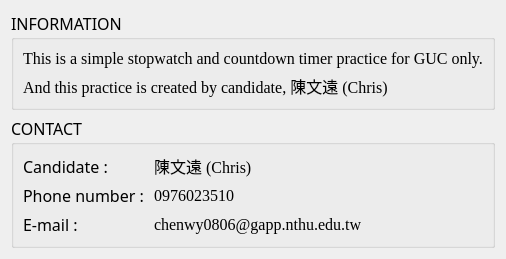
<?xml version="1.0" encoding="UTF-8"?>
<ui version="4.0">
 <class>Form</class>
 <widget class="QWidget" name="Form">
  <property name="geometry">
   <rect>
    <x>0</x>
    <y>0</y>
    <width>470</width>
    <height>229</height>
   </rect>
  </property>
  <property name="windowTitle">
   <string>About</string>
  </property>
  <layout class="QVBoxLayout" name="verticalLayout_2">
   <item>
    <widget class="QGroupBox" name="groupBox">
     <property name="font">
      <font>
       <family>Franklin Gothic Demi</family>
       <pointsize>12</pointsize>
      </font>
     </property>
     <property name="title">
      <string>INFORMATION</string>
     </property>
     <layout class="QVBoxLayout" name="verticalLayout">
      <item>
       <widget class="QLabel" name="label">
        <property name="font">
         <font>
          <family>Times New Roman</family>
          <pointsize>12</pointsize>
         </font>
        </property>
        <property name="text">
         <string>This is a simple stopwatch and countdown timer practice for GUC only.</string>
        </property>
       </widget>
      </item>
      <item>
       <widget class="QLabel" name="label_8">
        <property name="font">
         <font>
          <family>Times New Roman</family>
          <pointsize>12</pointsize>
         </font>
        </property>
        <property name="text">
         <string>And this practice is created by candidate, 陳文遠 (Chris)</string>
        </property>
       </widget>
      </item>
     </layout>
    </widget>
   </item>
   <item>
    <widget class="QGroupBox" name="groupBox_2">
     <property name="font">
      <font>
       <family>Franklin Gothic Demi</family>
       <pointsize>12</pointsize>
      </font>
     </property>
     <property name="title">
      <string>CONTACT</string>
     </property>
     <layout class="QFormLayout" name="formLayout">
      <item row="0" column="0">
       <widget class="QLabel" name="label_2">
        <property name="text">
         <string>Candidate : </string>
        </property>
       </widget>
      </item>
      <item row="0" column="1">
       <widget class="QLabel" name="label_5">
        <property name="font">
         <font>
          <family>Times New Roman</family>
          <pointsize>12</pointsize>
         </font>
        </property>
        <property name="text">
         <string>陳文遠 (Chris)</string>
        </property>
       </widget>
      </item>
      <item row="1" column="0">
       <widget class="QLabel" name="label_3">
        <property name="text">
         <string>Phone number : </string>
        </property>
       </widget>
      </item>
      <item row="1" column="1">
       <widget class="QLabel" name="label_6">
        <property name="font">
         <font>
          <family>Times New Roman</family>
          <pointsize>12</pointsize>
         </font>
        </property>
        <property name="text">
         <string>0976023510</string>
        </property>
       </widget>
      </item>
      <item row="2" column="0">
       <widget class="QLabel" name="label_4">
        <property name="text">
         <string>E-mail : </string>
        </property>
       </widget>
      </item>
      <item row="2" column="1">
       <widget class="QLabel" name="label_7">
        <property name="font">
         <font>
          <family>Times New Roman</family>
          <pointsize>12</pointsize>
         </font>
        </property>
        <property name="text">
         <string>chenwy0806@gapp.nthu.edu.tw</string>
        </property>
       </widget>
      </item>
     </layout>
    </widget>
   </item>
  </layout>
 </widget>
 <resources/>
 <connections/>
</ui>
